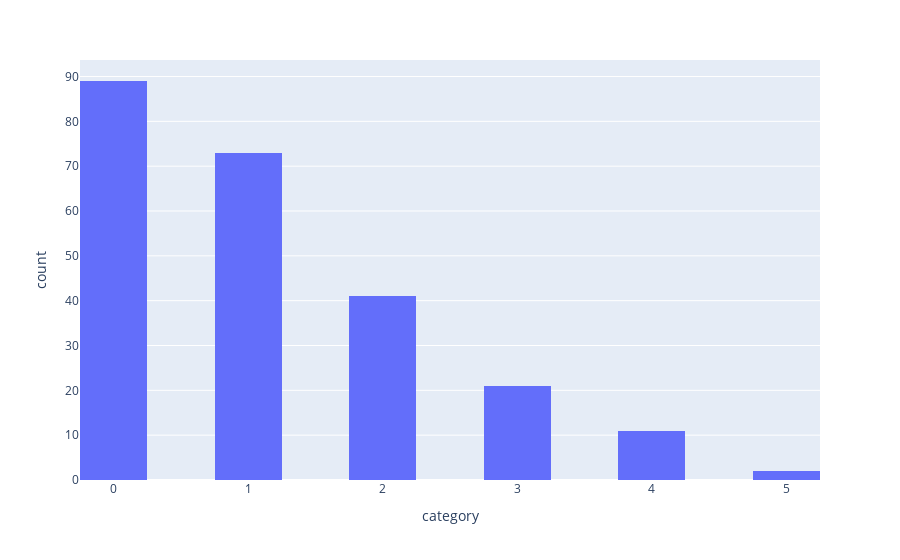

The cell this chart's notebook holds for it:
### Code cell
fig = px.histogram(df, x="category", nbins = 20)
fig.show()

### Figure 1 — Plotly figure (JSON) as saved in the notebook; plotly's stock layout.template omitted (floating-point values rounded to 4 significant figures; data arrays with more than 128 entries replaced by an {"elided": "..."} marker saying what was removed)
{"data": [{"alignmentgroup": "True", "bingroup": "x", "hovertemplate": "category=%{x}<br>count=%{y}<extra></extra>", "legendgroup": "", "marker": {"color": "#636efa", "pattern": {"shape": ""}}, "name": "", "nbinsx": 20, "offsetgroup": "", "orientation": "v", "showlegend": false, "type": "histogram", "x": {"elided": "237 int values"}, "xaxis": "x", "yaxis": "y"}], "layout": {"autosize": true, "barmode": "relative", "legend": {"tracegroupgap": 0}, "margin": {"t": 60}, "xaxis": {"anchor": "y", "autorange": true, "domain": [0, 1], "range": [-0.25, 5.25], "title": {"text": "category"}, "type": "linear"}, "yaxis": {"anchor": "x", "autorange": true, "domain": [0, 1], "range": [0, 93.68], "title": {"text": "count"}}}}
